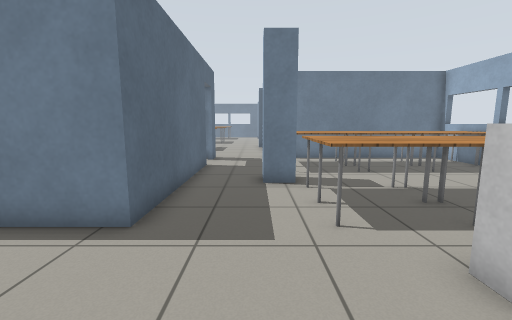
view 1 (above)

19 first-person views from a walk through a Gazebo world. The camera is 1 m above the floor, tilts 8° down and sees 90° across. The floor is counted in squares, 0.5 m on a side. Each view is taken from the middle of a square. On the plan, view 1 faces up. The plan holds only what a view shows up to about 16 squares ahead; the rest is blank. The place goes on beyond the plan. Robots are left out. Simple patterns stand in for the simulator's built-in surfaces.

view 2
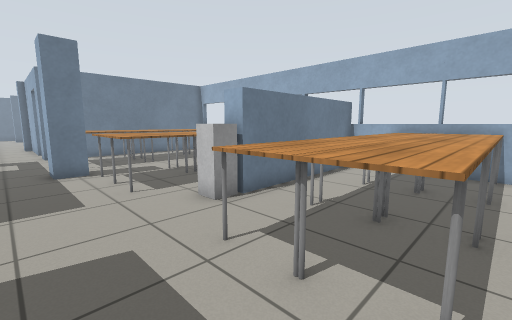

view 3
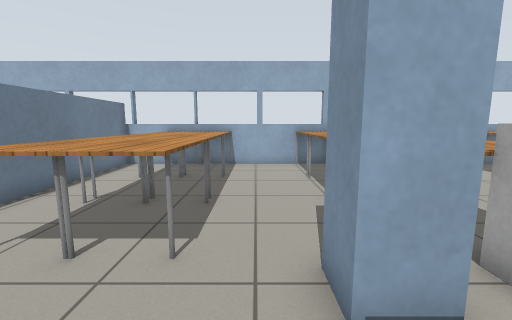

view 4
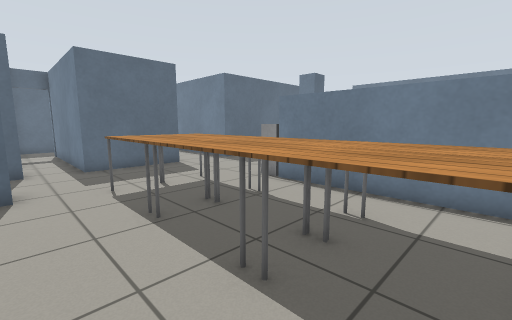

view 5
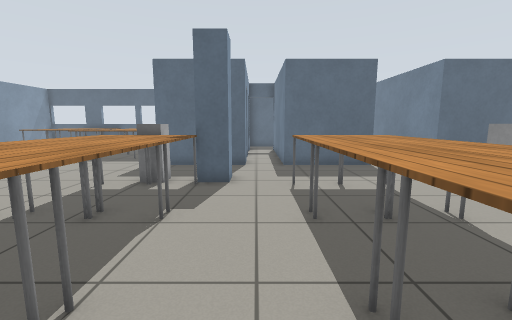

view 6
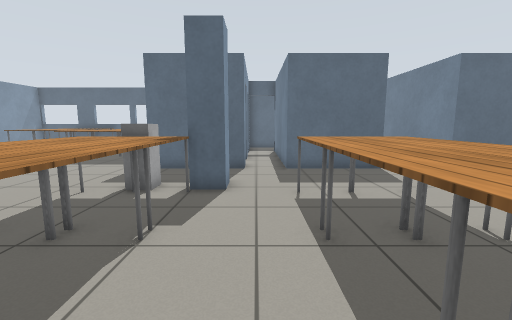

view 7
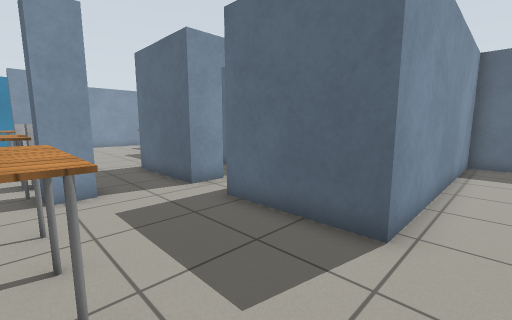

view 8
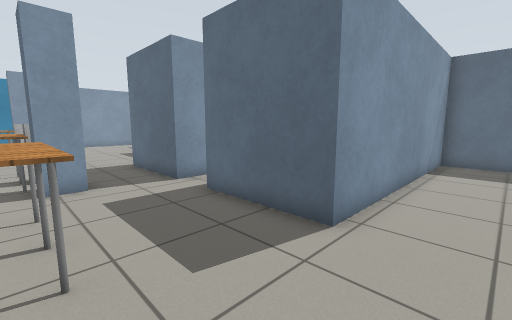

view 9
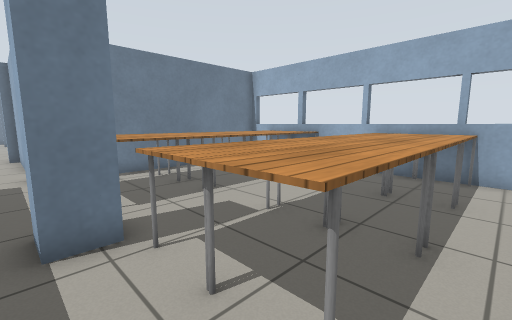

view 10
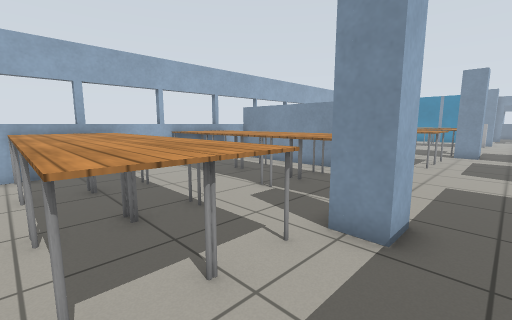

view 11
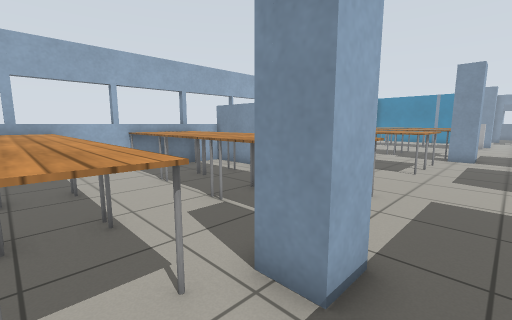

view 12
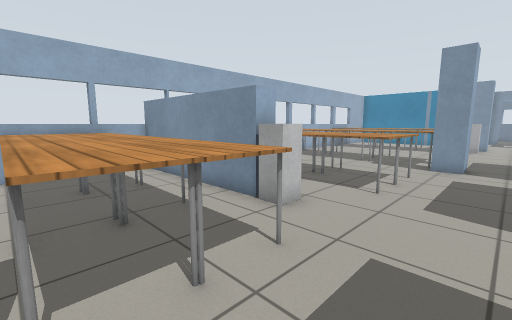

view 13
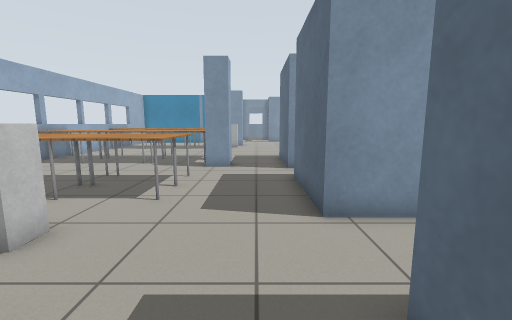

view 14
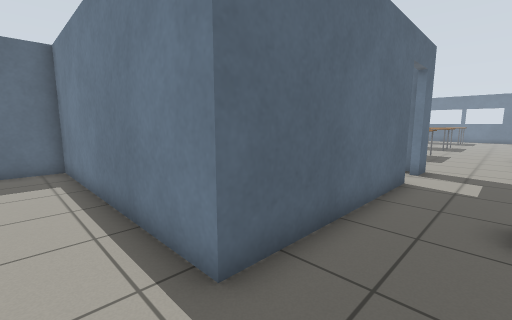

view 15
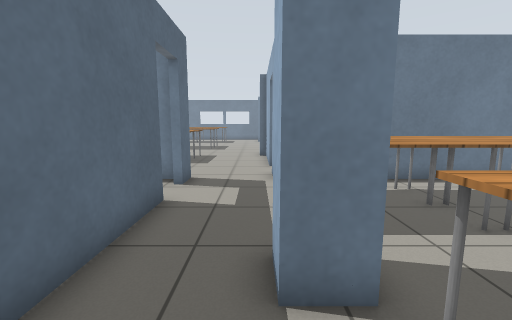

view 16
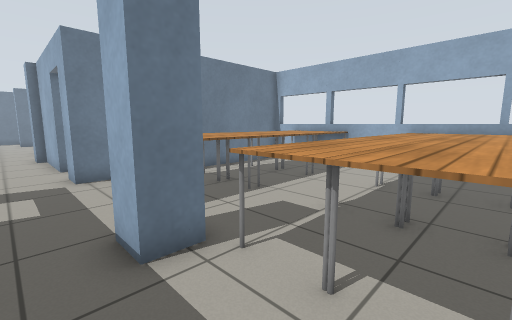

view 17
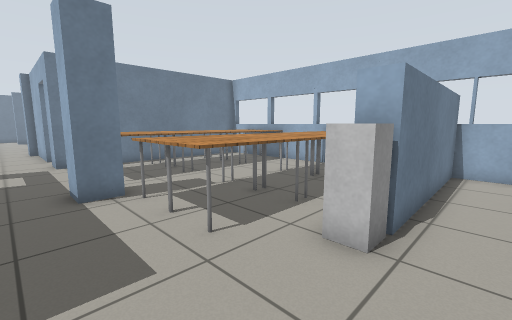

view 18
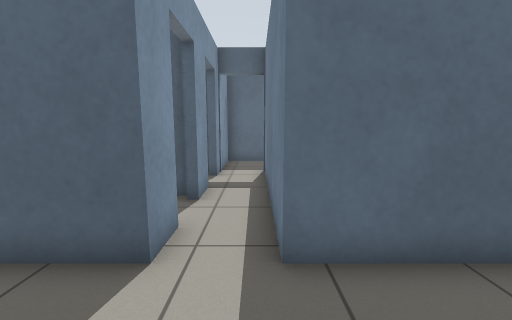

view 19
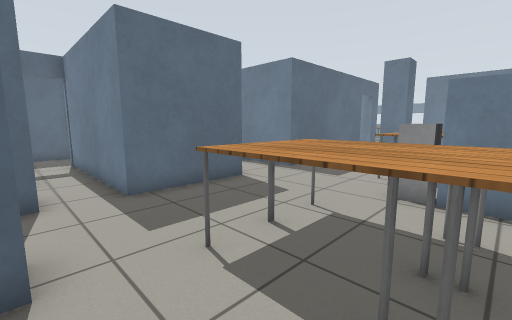

### Floor plan
Points are (right, up) in squares from view 1. A wall is a line through its corners. A room is listed if a view was taken in it or the views show most of it. See-through windows are left out.
Room 1 (views 1, 2, 3, 4, 5, 6, 7, 9, 14, 17, 18, 19)
walls: (0.2, -6.1) (0.2, -4.9) (1.4, -4.9) (1.4, -6.1); (-3.9, -4.5) (-2.4, -4.5) (-2.4, -7.5); (-2.4, 4.8) (-12.9, 4.8) (-12.9, 1.7) (-2.4, 1.7) (-2.4, -2.6) (-10, -2.6); (-7, -4.5) (-5.5, -4.5); (11, 2.5) (3.8, 2.4) (3.8, 3.2); (10.9, -7.5) (10.9, 2.5); (-10.9, -4.5) (-8.8, -4.5)
ways out: opening at (1, 3.6) to room 2; open door at (-10, -3.5); open door at (-7.5, -5); open door at (-4.5, -5)
objects: white box (1, -7); table (1, -3) to (5, -2); table (1, -1) to (4, 0); table (2, -7) to (4, -6); white box (3, 2) to (3, 3); table (5, -7) to (7, -6); table (5, -3) to (7, -2); table (5, -1) to (7, 0); table (8, -7) to (10, -6); table (8, -3) to (10, -2); table (8, -1) to (10, 0)
Room 2 (views 8, 10, 11, 12, 13, 15, 16)
walls: (1.4, 8.6) (0.2, 8.6) (0.2, 9.7) (1.4, 9.7) (1.4, 8.6); (3.8, 3.2) (10.8, 3.3); (-2.4, 12.6) (-2.4, 4.8); (10.9, 2.5) (10.9, 15.2) (0.7, 15.2); (-2.4, 15.5) (-2.4, 14.2)
ways out: opening at (1, 3.6) to room 1; opening at (-0.5, 15)
objects: table (1, 5) to (4, 6); table (1, 7) to (4, 8); table (1, 11) to (4, 12); table (1, 13) to (5, 14); table (5, 5) to (7, 6); table (5, 7) to (7, 8); table (5, 11) to (7, 12); table (5, 13) to (7, 14); table (8, 5) to (10, 6); table (8, 7) to (10, 8); table (8, 11) to (10, 12); table (8, 13) to (10, 14)

Where each view was taken, in squares from view 1:
view 1: 0 up, 0 right, facing up
view 2: 3 down, 1 left, facing up-right
view 3: 4 down, 2 left, facing right
view 4: 5 down, 10 right, facing up-left
view 5: 4 down, 10 right, facing left
view 6: 4 down, 9 right, facing left
view 7: 3 up, 2 right, facing down-left
view 8: 4 up, 2 right, facing down-left
view 9: 4 up, 0 right, facing up-right
view 10: 14 up, 1 left, facing down-right
view 11: 12 up, 1 left, facing down-right
view 12: 8 up, 1 left, facing down-right
view 13: 7 up, 1 left, facing down
view 14: 3 up, 0 right, facing up-left
view 15: 6 up, 0 right, facing up
view 16: 5 up, 1 left, facing up-right
view 17: 1 up, 1 left, facing up-right
view 18: 3 down, 1 right, facing left
view 19: 5 down, 5 right, facing up-left
